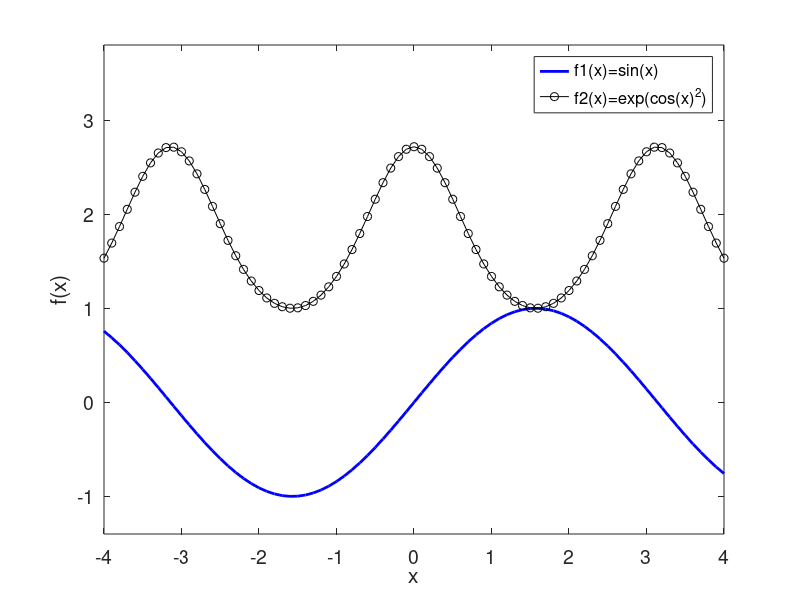

Write MATLAB code to recreate this figure.
%
% Plot f1(x) = sin(x) and f2(x) = exp(cos(x)^2) for x in [-4,4]
%
clear;
clf;
%
n=81;
dx=8/(n-1);
x=[-4:dx:4];
f1=sin(x);
f2=exp(cos(x).^2);
%
plot(x,f1,'b-','linewidth',2.0)
hold on
plot(x,f2,'k-o')
axis([-4.0,4.0,-1.4,3.8])
set(gca,'xtick',[-4:1:4])
set(gca,'ytick',[-1:1:3])
set(gca,'fontsize',14)
xlabel('x')
ylabel('f(x)')
h1=legend('f1(x)=sin(x)','f2(x)=exp(cos(x)^2)');
set(h1,'fontsize',12)
%
